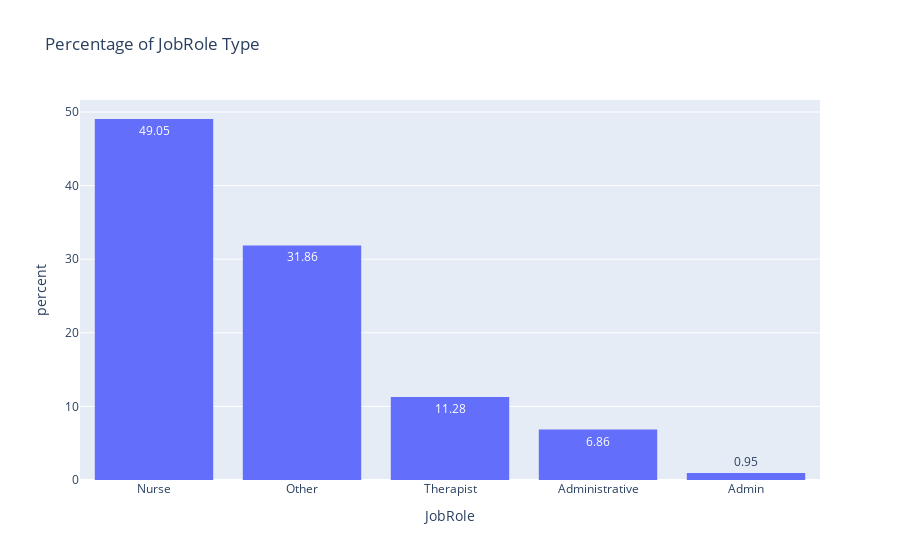

Notebook source saved alongside this figure:
### Code cell
px.histogram(df,x="JobRole",histnorm="percent",text_auto=".2f", title = "Percentage of JobRole Type")

### Figure 1 — Plotly figure (JSON) as saved in the notebook; plotly's stock layout.template omitted (floating-point values rounded to 4 significant figures; data arrays with more than 128 entries replaced by an {"elided": "..."} marker saying what was removed)
{"data": [{"alignmentgroup": "True", "bingroup": "x", "histnorm": "percent", "hovertemplate": "JobRole=%{x}<br>percent=%{y}<extra></extra>", "legendgroup": "", "marker": {"color": "#636efa", "pattern": {"shape": ""}}, "name": "", "offsetgroup": "", "orientation": "v", "showlegend": false, "texttemplate": "%{value:.2f}", "type": "histogram", "x": {"elided": "1676 str values"}, "xaxis": "x", "yaxis": "y"}], "layout": {"barmode": "relative", "legend": {"tracegroupgap": 0}, "title": {"text": "Percentage of JobRole Type"}, "xaxis": {"anchor": "y", "domain": [0, 1], "title": {"text": "JobRole"}}, "yaxis": {"anchor": "x", "domain": [0, 1], "title": {"text": "percent"}}}}
